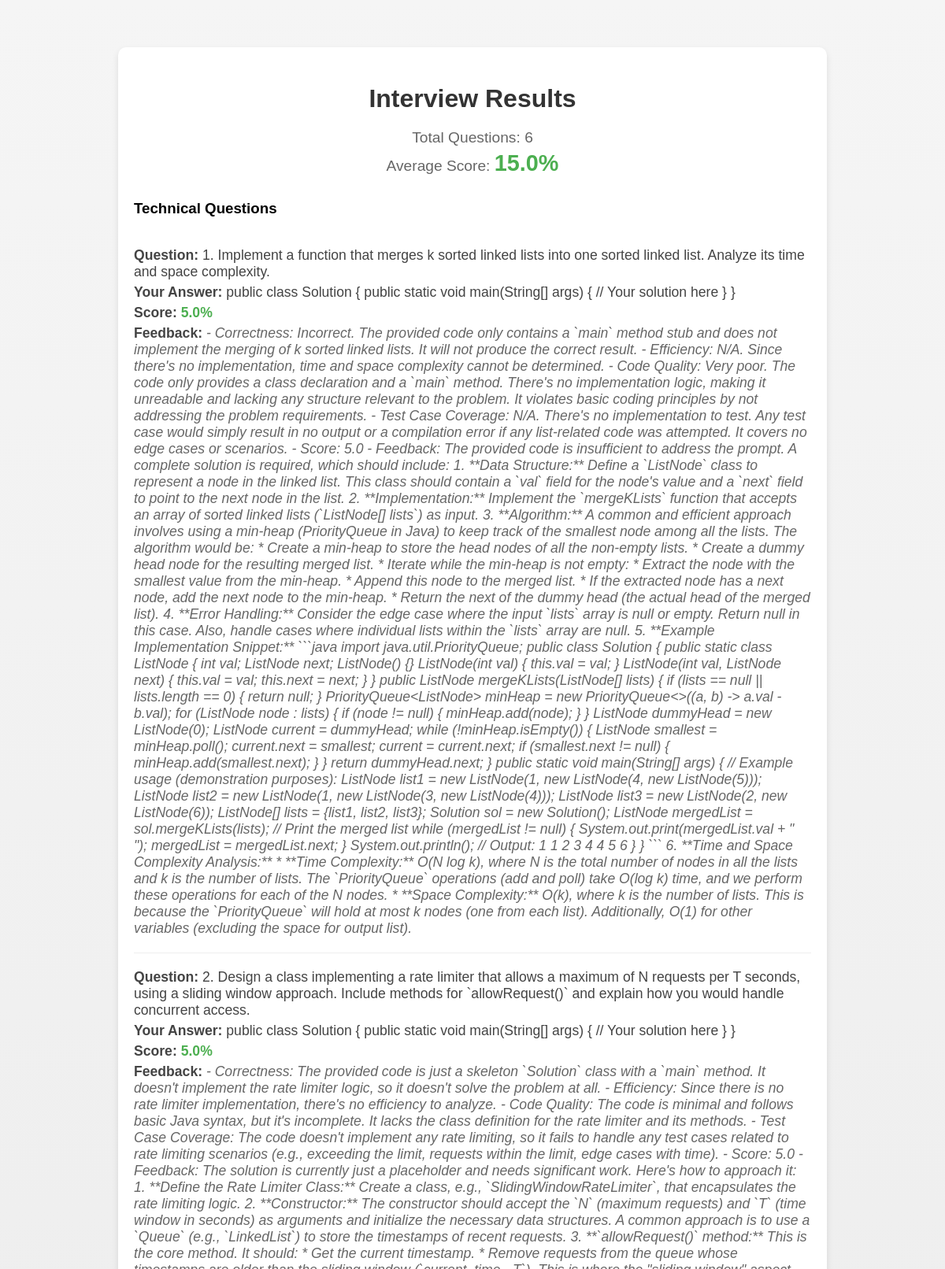
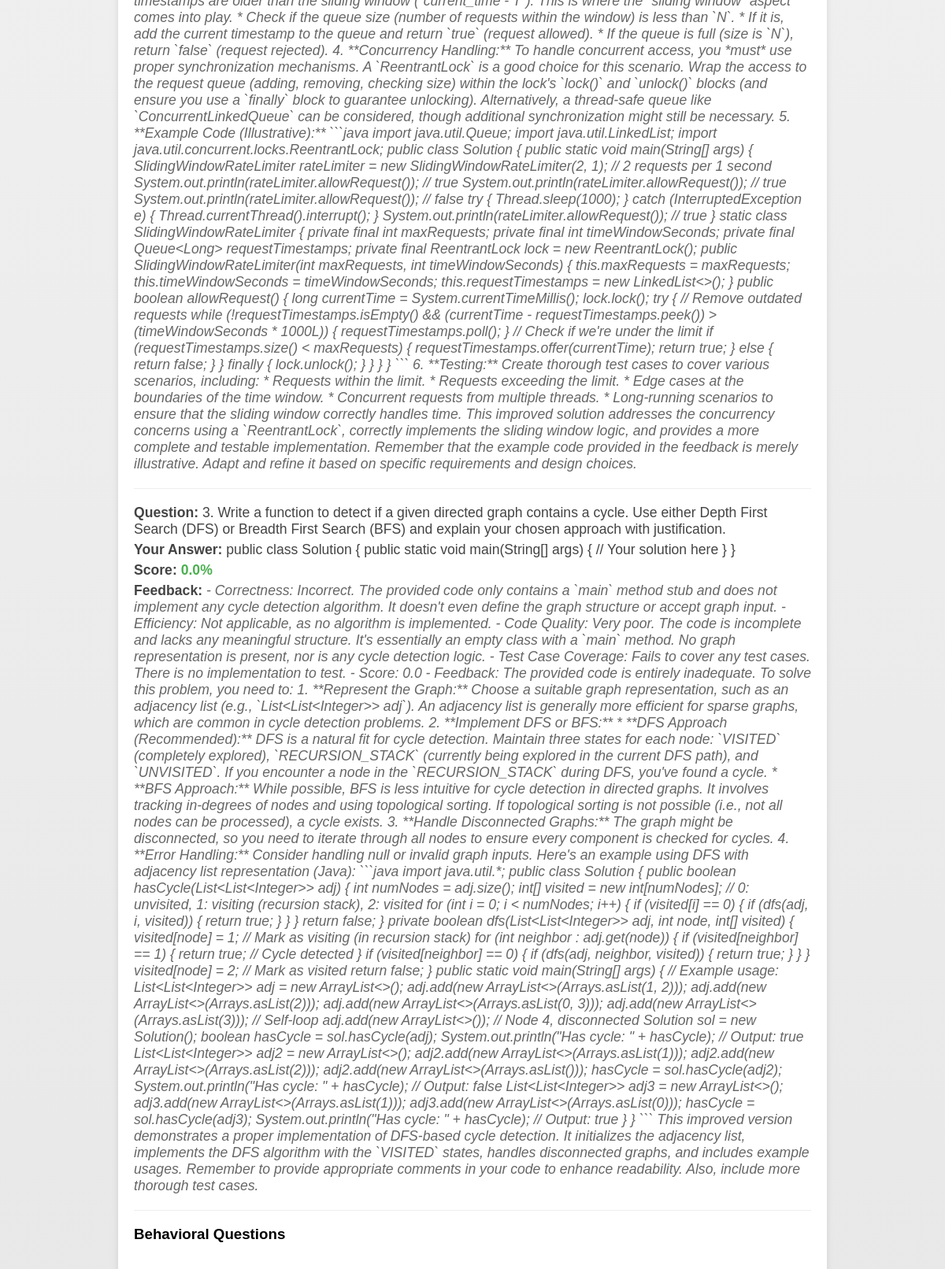
The app's page /interview/results/ (signed in, upper part) with its own data (2 pictures, top to bottom).
### core/models.py (models this page shows, shortened)
class Response(models.Model):
    question = models.ForeignKey(Question, on_delete=models.CASCADE)
    content = models.TextField(blank=True, null=True)  # For technical responses
    video = models.FileField(upload_to='videos/', blank=True, null=True)  # For behavioral responses
    score = models.FloatField(null=True, blank=True)
    feedback = models.TextField(null=True, blank=True)
    created_at = models.DateTimeField(auto_now_add=True)

class Question(models.Model):
    user = models.ForeignKey(User, on_delete=models.CASCADE)
    type = models.CharField(max_length=20, choices=[('technical', 'Technical'), ('behavioral', 'Behavioral')])
    content = models.TextField()
    skill = models.ForeignKey(ProgrammingSkill, on_delete=models.CASCADE, null=True)

### core/views.py (the view)
# urls.py: path('interview/results/', views.interview_results, name='interview_results'),
@login_required
def interview_results(request):
    questions = Question.objects.filter(user=request.user).order_by('id')[:6]
    responses = Response.objects.filter(question__in=questions)
    technical_responses = responses.filter(question__type='technical')
    behavioral_responses = responses.filter(question__type='behavioral')
    total_questions = questions.count()
    average_score = sum(r.score for r in responses if r.score is not None) / responses.count() if responses.exists() else 0
    return render(request, 'results.html', {
        'technical_responses': technical_responses,
        'behavioral_responses': behavioral_responses,
        'total_questions': total_questions,
        'average_score': round(average_score, 2),
    })

### templates/results.html (shortened to what this page needs)
<!DOCTYPE html>
<html>
<head>
</head>
<body>
    <div class="container">
        <div class="card">
            <h2>Interview Results</h2>
            <div class="summary">
                <p>Total Questions: {{ total_questions }}</p>
                <p>Average Score: <span class="score">{{ average_score }}%</span></p>
            </div>
            <h3>Technical Questions</h3>
            {% for response in technical_responses %}
                <div class="question">
                    <p><strong>Question:</strong> {{ response.question.content }}</p>
                    <p><strong>Your Answer:</strong> {{ response.content }}</p>
                    <p><strong>Score:</strong> <span class="score">{{ response.score }}%</span></p>
                    <p><strong>Feedback:</strong> <span class="feedback">{{ response.feedback }}</span></p>
                </div>
            {% empty %}
                <p>No technical responses found.</p>
            {% endfor %}
            <h3>Behavioral Questions</h3>
            {% for response in behavioral_responses %}
                <div class="question">
                </div>
            {% empty %}
                <p>No behavioral responses found.</p>
            {% endfor %}
        </div>
    </div>
</body>
</html>

### templates/results.html (style rules this page uses)
body { font-family: 'Arial', sans-serif; background: linear-gradient(to bottom, #f5f5f5, #e0e0e0); margin: 0; padding: 0; min-height: 100vh; }
.container { max-width: 900px; margin: 40px auto; padding: 20px; }
.card { background-color: #fff; border-radius: 10px; box-shadow: 0 4px 8px rgba(0, 0, 0, 0.1); padding: 20px; margin-bottom: 20px; }
h2 { font-size: 2em; color: #333; margin-bottom: 20px; text-align: center; }
.summary { text-align: center; margin-bottom: 30px; }
.summary p { font-size: 1.2em; color: #666; margin: 5px 0; }
.summary .score { font-size: 1.5em; font-weight: bold; color: #4CAF50; }
.question { border-bottom: 1px solid #eee; padding: 15px 0; }
.question p { margin: 5px 0; font-size: 1.1em; color: #444; }
.question .score { font-weight: bold; color: #4CAF50; }
.question .feedback { color: #666; font-style: italic; }

### records on screen
Response: question.content "1. Implement a function that merges k sorted linked lists into one sorted linked list. Analyze its time and space complexity.", content "public class Solution { public static void main(String[] args) { // Your solution here } }", score "5.0", feedback "- Correctness: Incorrect. The provided code only contains a `main` method stub and does not implement the merging of k sorted linked lists. It will not produce the correct result. - Efficiency: N/A. Since there's no implementation, time and space complexity cannot be determined. - Code Quality: Very poor. The code only provides a class declaration and a `main` method. There's no implementation logic, making it unreadable and lacking any structure relevant to the problem. It violates basic coding principles by not addressing the problem requirements. - Test Case Coverage: N/A. There's no implementation to test. Any test case would simply result in no output or a compilation error if any…"
Response: question.content "2. Design a class implementing a rate limiter that allows a maximum of N requests per T seconds, using a sliding window approach. Include methods for `allowRequest()` and explain how you would handle concurrent access.", content "public class Solution { public static void main(String[] args) { // Your solution here } }", score "5.0", feedback "- Correctness: The provided code is just a skeleton `Solution` class with a `main` method. It doesn't implement the rate limiter logic, so it doesn't solve the problem at all. - Efficiency: Since there is no rate limiter implementation, there's no efficiency to analyze. - Code Quality: The code is minimal and follows basic Java syntax, but it's incomplete. It lacks the class definition for the rate limiter and its methods. - Test Case Coverage: The code doesn't implement any rate limiting, so it fails to handle any test cases related to rate limiting scenarios (e.g., exceeding the limit, requests within the limit, edge cases with time). - Score: 5.0 - Feedback: The solution is currently…"
Response: question.content "3. Write a function to detect if a given directed graph contains a cycle. Use either Depth First Search (DFS) or Breadth First Search (BFS) and explain your chosen approach with justification.", content "public class Solution { public static void main(String[] args) { // Your solution here } }", score "0.0", feedback "- Correctness: Incorrect. The provided code only contains a `main` method stub and does not implement any cycle detection algorithm. It doesn't even define the graph structure or accept graph input. - Efficiency: Not applicable, as no algorithm is implemented. - Code Quality: Very poor. The code is incomplete and lacks any meaningful structure. It's essentially an empty class with a `main` method. No graph representation is present, nor is any cycle detection logic. - Test Case Coverage: Fails to cover any test cases. There is no implementation to test. - Score: 0.0 - Feedback: The provided code is entirely inadequate. To solve this problem, you need to: 1. **Represent the Graph:** Choose a…"

### other values on screen
{{ total_questions }} "6"
{{ average_score }} "15.0"
